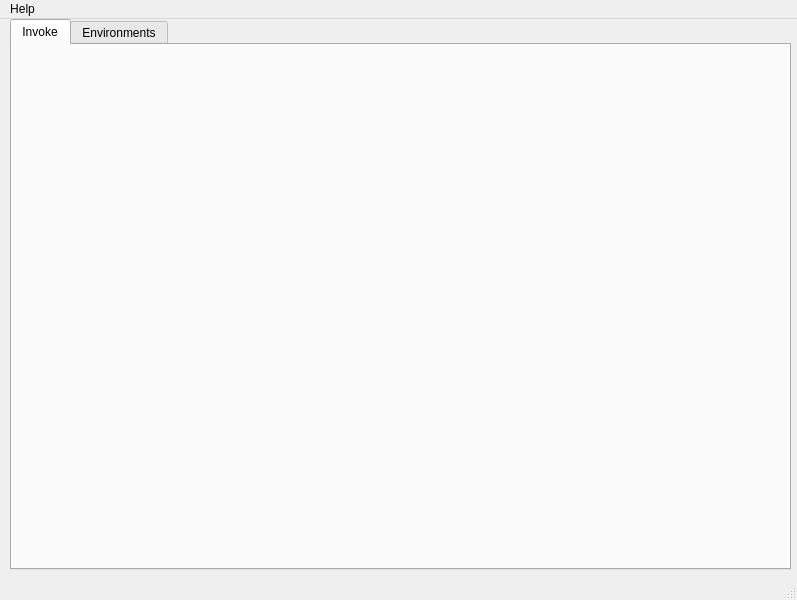
<?xml version="1.0" encoding="UTF-8"?>
<ui version="4.0">
 <class>window_main</class>
 <widget class="QMainWindow" name="window_main">
  <property name="geometry">
   <rect>
    <x>0</x>
    <y>0</y>
    <width>797</width>
    <height>600</height>
   </rect>
  </property>
  <property name="windowTitle">
   <string>Invoker</string>
  </property>
  <widget class="QWidget" name="centralwidget">
   <widget class="QWidget" name="verticalLayoutWidget">
    <property name="geometry">
     <rect>
      <x>10</x>
      <y>0</y>
      <width>781</width>
      <height>551</height>
     </rect>
    </property>
    <layout class="QVBoxLayout" name="vertical_layout_main">
     <item>
      <widget class="QTabWidget" name="tab_widget_main">
       <property name="currentIndex">
        <number>0</number>
       </property>
       <widget class="QWidget" name="tab_3">
        <attribute name="title">
         <string>Invoke</string>
        </attribute>
       </widget>
       <widget class="QWidget" name="tab_4">
        <attribute name="title">
         <string>Environments</string>
        </attribute>
       </widget>
      </widget>
     </item>
    </layout>
   </widget>
  </widget>
  <widget class="QMenuBar" name="menubar_main">
   <property name="geometry">
    <rect>
     <x>0</x>
     <y>0</y>
     <width>797</width>
     <height>22</height>
    </rect>
   </property>
   <widget class="QMenu" name="menu_help">
    <property name="title">
     <string>Help</string>
    </property>
    <addaction name="action_about"/>
   </widget>
   <addaction name="menu_help"/>
  </widget>
  <widget class="QStatusBar" name="statusbar"/>
  <action name="action_about">
   <property name="text">
    <string>About</string>
   </property>
  </action>
 </widget>
 <resources/>
 <connections/>
</ui>
